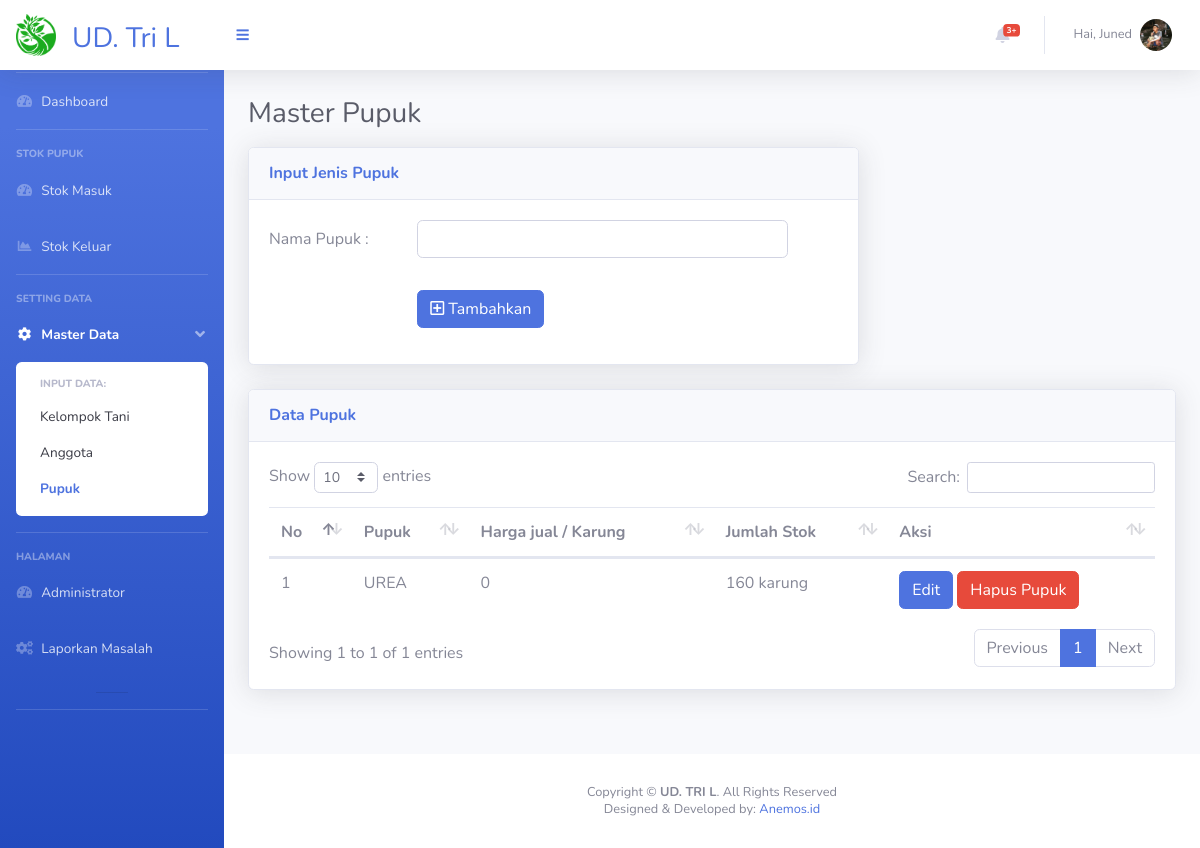
Page /page_jenis_pupuk.php?m=4&n=4 (signed in) on the earlier database version.
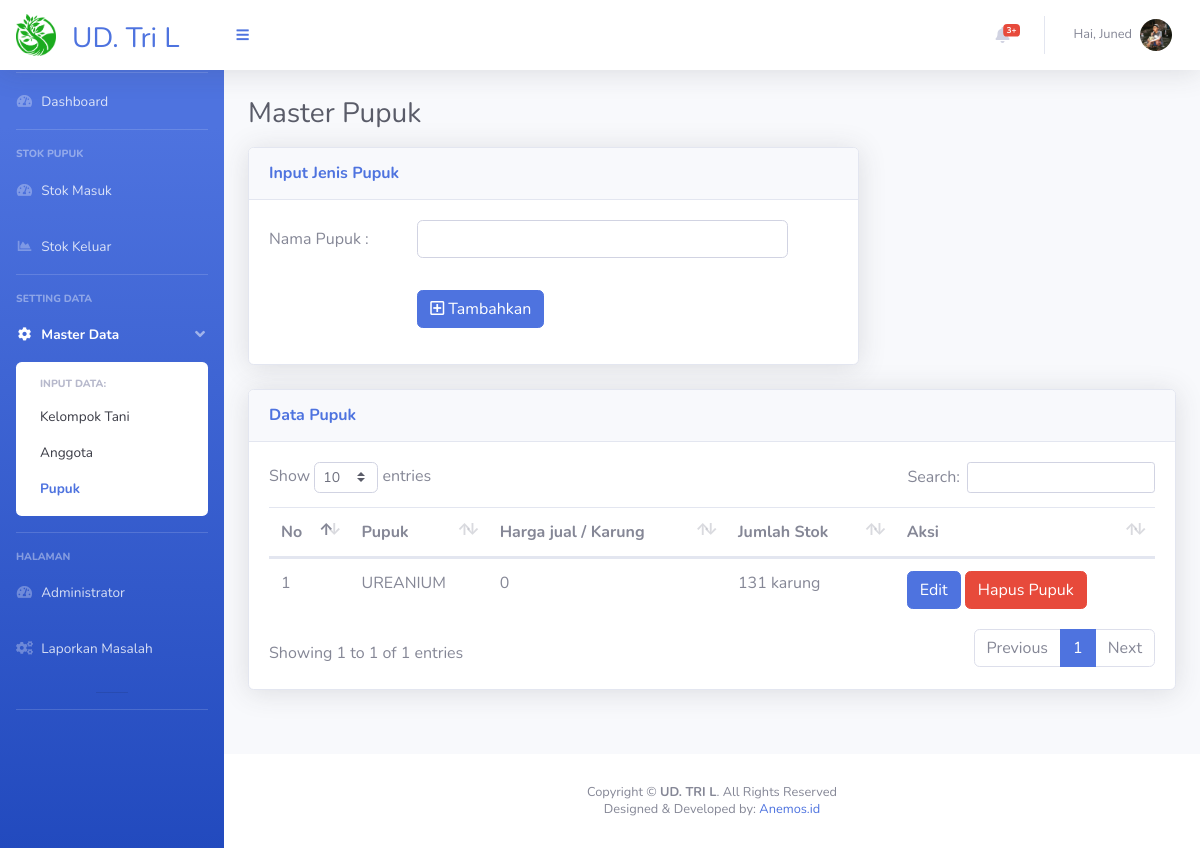
Same page on the later database version.
### tables this page shows
CREATE TABLE `data_pupuk` (
  `ID_PK` int(20) NOT NULL,
  `Jenis_Pupuk` varchar(50) DEFAULT NULL,
  `Stok` int(20) DEFAULT NULL,
  `Harga` int(100) DEFAULT NULL
);

### page_jenis_pupuk.php (the view, shortened to what the changed rows need)
<?php
include "connection.php";
if (isset($_SESSION['login'])) {
    ?>
<!DOCTYPE html>
<html lang="en">
<head>
    <link href="vendor/fontawesome-free/css/all.min.css" rel="stylesheet" type="text/css">
    <link href="css/sb-admin-2.min.css" rel="stylesheet">
    <link href="vendor/datatables/dataTables.bootstrap4.min.css" rel="stylesheet">
</head>
<body id="page-top">
    <div id="wrapper">
        <div id="content-wrapper" class="d-flex flex-column">
            <div id="content">
                <div class="container-fluid">
                    <div class="d-sm-flex align-items-center justify-content-between ">
                        <h1 class="h3 mb-3 text-gray-800">Master Pupuk</h1>
                    </div>
                    <div class="row">
                        <div class="col-xl-12 col-lg-10">
                            <div class="card shadow mb-4">
                                <div class="card-body">
                                    <div class="table-responsive">
                                        <table class="table" id="dataTable" width="100%" cellspacing="0">
                                            <thead>
                                                <tr>
                                                    <th scope="col">No</th>
                                                    <th scope="col">Pupuk</th>
                                                    <th scope="col">Harga jual / Karung</th>
                                                    <th scope="col">Jumlah Stok</th>
                                                    <th scope="col">Aksi</th>
                                                </tr>
                                            </thead>
                                            <tbody>
                                                <?php
$no = 1;
    $data = mysqli_query($conn, "SELECT * FROM data_pupuk ORDER BY ID_PK DESC");
    foreach ($data as $all) {
        echo ('<tr><td>' . $no . '</td>');
        echo ('<td>' . $all['Jenis_Pupuk'] . '</td>');
        echo ('<td>' . $all['Harga'] . '</td>');
        echo ('<td>' . $all['Stok'] . ' karung </td>');
        echo ('<td>
                                                <a href="" class="btn btn-primary" data-toggle="modal" data-target="#modalSubscriptionForm');
        echo ($all['ID_PK'] . '">Edit</a>
                                                <a href="" class="btn btn-danger" data-toggle="modal" data-target="#exampleModalCenter');
        echo ($all['ID_PK'] . '">Hapus Pupuk</a></td></tr>
                                              ');
        $no++;
        ?></tr>
                                                <?php }?>
                                            </tbody>
                                        </table>
                                    </div>
                                </div>
                            </div>
                        </div>
                    </div>
                </div>
            </div>
        </div>
    </div>
</body>
</html>
<?php } else {
    header("Location: login.php");
    exit();
}?>

Differences in the rows shown:
removed data_pupuk: Jenis_Pupuk "UREA", Harga "0", Stok "160"
added data_pupuk: Jenis_Pupuk "UREANIUM", Harga "0", Stok "131"
